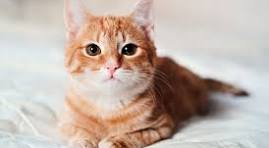
#> input picture testing/mr_kitty.jpeg, 269 x 148 px, found by its file name
$ jupyter execute geometric_transformation.ipynb
#> lines starting #> are read from the running program, lines starting #| are printed output that depends on the picture
[cell 1]
import cv2 as cv
import numpy as np
import matplotlib.pyplot as plt

[cell 2]
img = cv.imread('/Users/jacob_kitz/Desktop/hgn_processing/HGN_Classification/testing/mr_kitty.jpeg')
#> img is the input picture: shape (148, 269, 3); mean B, G, R 171.6, 180.9, 196.2

[cell 3]
# scaling
res = cv.resize(img, None, fx=2, fy=2, interpolation=cv.INTER_CUBIC) # double size

cv.imshow('Mr. Kitty', res)

cv.waitKey(0)
cv.destroyAllWindows()

[cell 4]
# translation
rows, cols, _ = img.shape
#> rows = 148; cols = 269

M = np.float32([[1, 0, 100], [0, 1, 50]]) # translation matrix
dst = cv.warpAffine(img, M, (cols, rows)) # apply translation
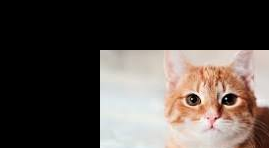
#> dst: shape (148, 269, 3); mean B, G, R 71.5, 76.2, 84.4

cv.imshow('Mr. Kitty', dst)

cv.waitKey(1)
cv.destroyAllWindows()

[cell 5]
# rotation

M = cv.getRotationMatrix2D(((cols-1)/2.0,(rows-1)/2.0),90,1)
dst = cv.warpAffine(img,M,(cols,rows))
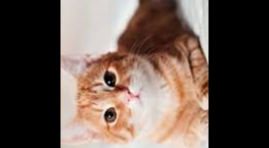
#> dst: shape (148, 269, 3); mean B, G, R 77.9, 86.4, 102.5

cv.imshow('Mr. Kitty', dst)

cv.waitKey(1)
cv.destroyAllWindows()

[cell 6]
# showing with plt now bc the windows get annoying
# mildly more advanced rotation

rows,cols,ch = img.shape
#> ch = 3

pts1 = np.float32([[50,50],[200,50],[50,200]])
pts2 = np.float32([[10,100],[200,50],[100,250]])

M = cv.getAffineTransform(pts1,pts2)

dst = cv.warpAffine(img,M,(cols,rows))
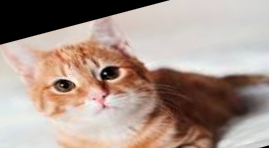
#> dst: shape (148, 269, 3); mean B, G, R 140.7, 150.6, 169.6

plt.subplot(121),plt.imshow(img),plt.title('Input')
plt.subplot(122),plt.imshow(dst),plt.title('Output')
plt.show()
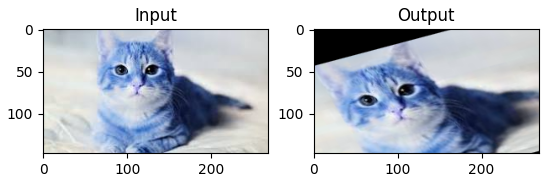
#> figure drawn by matplotlib, 2 panels; B, G, R data is drawn as R, G, B

[cell 7]
# perspective change
# you can't really see it as much with this picture but its better in the documentation

rows,cols,ch = img.shape

pts1 = np.float32([[56,65],[368,52],[28,387],[389,390]])
pts2 = np.float32([[0,0],[300,0],[0,300],[300,300]])

M = cv.getPerspectiveTransform(pts1,pts2)

dst = cv.warpPerspective(img,M,(300,300))
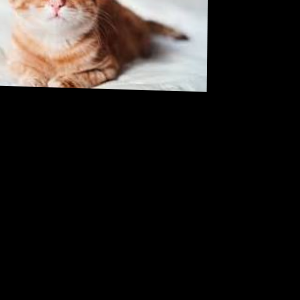
#> dst: shape (300, 300, 3); mean B, G, R 30.5, 32.7, 36.9

plt.subplot(121),plt.imshow(img),plt.title('Input')
plt.subplot(122),plt.imshow(dst),plt.title('Output')
plt.show()
#> figure, not shown here; B, G, R data is drawn as R, G, B
